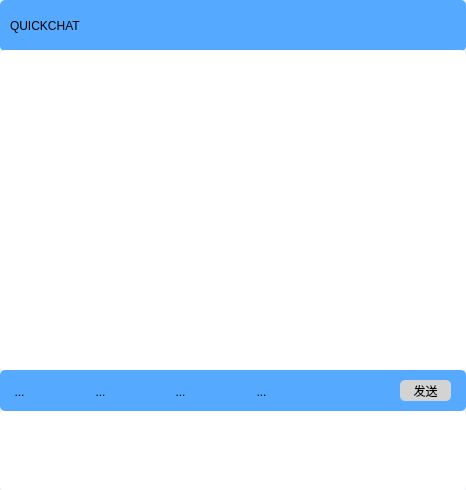
<?xml version="1.0" encoding="UTF-8"?>
<ui version="4.0">
 <class>Chat</class>
 <widget class="QWidget" name="Chat">
  <property name="geometry">
   <rect>
    <x>0</x>
    <y>0</y>
    <width>466</width>
    <height>490</height>
   </rect>
  </property>
  <property name="minimumSize">
   <size>
    <width>0</width>
    <height>0</height>
   </size>
  </property>
  <property name="maximumSize">
   <size>
    <width>595</width>
    <height>653</height>
   </size>
  </property>
  <property name="windowTitle">
   <string>Form</string>
  </property>
  <property name="styleSheet">
   <string notr="true">background-color:rgb(235, 242, 249);
border-radius:5</string>
  </property>
  <widget class="QFrame" name="upperFrame">
   <property name="geometry">
    <rect>
     <x>0</x>
     <y>0</y>
     <width>466</width>
     <height>51</height>
    </rect>
   </property>
   <property name="styleSheet">
    <string notr="true"> background-color:rgba(85, 170, 255,255);


</string>
   </property>
   <property name="frameShape">
    <enum>QFrame::StyledPanel</enum>
   </property>
   <property name="frameShadow">
    <enum>QFrame::Raised</enum>
   </property>
   <widget class="QLabel" name="titleLabel">
    <property name="geometry">
     <rect>
      <x>10</x>
      <y>10</y>
      <width>101</width>
      <height>31</height>
     </rect>
    </property>
    <property name="styleSheet">
     <string notr="true">font: 75 italic 13pt &quot;Arial&quot;;
background-color:rgba(255,255,255,0);</string>
    </property>
    <property name="text">
     <string>QUICKCHAT</string>
    </property>
   </widget>
   <widget class="QLabel" name="titleIcon">
    <property name="geometry">
     <rect>
      <x>120</x>
      <y>10</y>
      <width>41</width>
      <height>41</height>
     </rect>
    </property>
    <property name="styleSheet">
     <string notr="true">background-color:rgba(255,255,255,0);
image: url(:/chat-icon.png);</string>
    </property>
    <property name="text">
     <string/>
    </property>
   </widget>
   <widget class="QPushButton" name="closeButton_2">
    <property name="geometry">
     <rect>
      <x>440</x>
      <y>10</y>
      <width>15</width>
      <height>15</height>
     </rect>
    </property>
    <property name="minimumSize">
     <size>
      <width>15</width>
      <height>0</height>
     </size>
    </property>
    <property name="styleSheet">
     <string notr="true">QPushButton#closeButton_2 {
    border-radius:3px;
border-image:url(:/search close.png) no-repeat;;
}
QPushButton#closeButton_2:hover
{
    background-color:rgb(255, 0, 0)
}
</string>
    </property>
    <property name="text">
     <string/>
    </property>
   </widget>
   <widget class="QPushButton" name="minButton_2">
    <property name="geometry">
     <rect>
      <x>410</x>
      <y>10</y>
      <width>20</width>
      <height>20</height>
     </rect>
    </property>
    <property name="styleSheet">
     <string notr="true">border-radius:3px;
border-image:url(:/min.png) no-repeat;
</string>
    </property>
    <property name="text">
     <string/>
    </property>
   </widget>
  </widget>
  <widget class="QPlainTextEdit" name="messageEdit">
   <property name="geometry">
    <rect>
     <x>0</x>
     <y>410</y>
     <width>466</width>
     <height>81</height>
    </rect>
   </property>
   <property name="styleSheet">
    <string notr="true">background-color: rgb(255, 255, 255);
font: 75 10pt &quot;Microsoft YaHei UI&quot;;</string>
   </property>
   <property name="plainText">
    <string/>
   </property>
  </widget>
  <widget class="QListWidget" name="listWidget">
   <property name="geometry">
    <rect>
     <x>0</x>
     <y>50</y>
     <width>466</width>
     <height>321</height>
    </rect>
   </property>
   <property name="styleSheet">
    <string notr="true">background-color: rgb(255, 255, 255);
font: 75 10pt &quot;Microsoft YaHei UI&quot;;</string>
   </property>
  </widget>
  <widget class="QWidget" name="lowerWidget" native="true">
   <property name="geometry">
    <rect>
     <x>0</x>
     <y>370</y>
     <width>466</width>
     <height>41</height>
    </rect>
   </property>
   <property name="styleSheet">
    <string notr="true"> background-color: rgb(85, 170, 255)

</string>
   </property>
   <widget class="QPushButton" name="sendButton">
    <property name="geometry">
     <rect>
      <x>400</x>
      <y>10</y>
      <width>51</width>
      <height>21</height>
     </rect>
    </property>
    <property name="styleSheet">
     <string notr="true">QPushButton#sendButton{
font: 25 10pt &quot;Microsoft YaHei UI Light&quot;;
background-color: rgb(211, 211, 211)
}
QPushButton#sendButton:hover
{
background-color: rgb(124, 124, 124)
}


</string>
    </property>
    <property name="text">
     <string>发送</string>
    </property>
   </widget>
   <widget class="QWidget" name="layoutWidget">
    <property name="geometry">
     <rect>
      <x>10</x>
      <y>10</y>
      <width>261</width>
      <height>32</height>
     </rect>
    </property>
    <layout class="QHBoxLayout" name="horizontalLayout">
     <property name="sizeConstraint">
      <enum>QLayout::SetMinAndMaxSize</enum>
     </property>
     <item>
      <widget class="QToolButton" name="faceButton">
       <property name="maximumSize">
        <size>
         <width>23</width>
         <height>23</height>
        </size>
       </property>
       <property name="styleSheet">
        <string notr="true">border-style:flat;
background-color:rgba(255,255,255,0);
imgae: url(:/new/prefix1/rsc/1134168.png);</string>
       </property>
       <property name="text">
        <string>...</string>
       </property>
       <property name="icon">
        <iconset>
         <selectedon>:/smile.png</selectedon>
        </iconset>
       </property>
       <property name="iconSize">
        <size>
         <width>30</width>
         <height>30</height>
        </size>
       </property>
      </widget>
     </item>
     <item>
      <spacer name="horizontalSpacer">
       <property name="orientation">
        <enum>Qt::Horizontal</enum>
       </property>
       <property name="sizeHint" stdset="0">
        <size>
         <width>40</width>
         <height>20</height>
        </size>
       </property>
      </spacer>
     </item>
     <item>
      <widget class="QToolButton" name="videoButton">
       <property name="maximumSize">
        <size>
         <width>23</width>
         <height>23</height>
        </size>
       </property>
       <property name="styleSheet">
        <string notr="true">border-style:flat;
background-color:rgba(255,255,255,0);
imgae: url(:/new/prefix1/rsc/1134168.png);</string>
       </property>
       <property name="text">
        <string>...</string>
       </property>
       <property name="icon">
        <iconset>
         <selectedon>:/video.png</selectedon>
        </iconset>
       </property>
       <property name="iconSize">
        <size>
         <width>34</width>
         <height>34</height>
        </size>
       </property>
      </widget>
     </item>
     <item>
      <spacer name="horizontalSpacer_2">
       <property name="orientation">
        <enum>Qt::Horizontal</enum>
       </property>
       <property name="sizeHint" stdset="0">
        <size>
         <width>40</width>
         <height>20</height>
        </size>
       </property>
      </spacer>
     </item>
     <item>
      <widget class="QToolButton" name="voiceButton">
       <property name="maximumSize">
        <size>
         <width>23</width>
         <height>23</height>
        </size>
       </property>
       <property name="styleSheet">
        <string notr="true">border-style:flat;
background-color:rgba(255,255,255,0);
imgae: url(:/new/prefix1/rsc/1134168.png);</string>
       </property>
       <property name="text">
        <string>...</string>
       </property>
       <property name="icon">
        <iconset>
         <selectedon>:/voice.png</selectedon>
        </iconset>
       </property>
       <property name="iconSize">
        <size>
         <width>30</width>
         <height>30</height>
        </size>
       </property>
      </widget>
     </item>
     <item>
      <spacer name="horizontalSpacer_3">
       <property name="orientation">
        <enum>Qt::Horizontal</enum>
       </property>
       <property name="sizeHint" stdset="0">
        <size>
         <width>40</width>
         <height>20</height>
        </size>
       </property>
      </spacer>
     </item>
     <item>
      <widget class="QToolButton" name="fileButton">
       <property name="maximumSize">
        <size>
         <width>23</width>
         <height>23</height>
        </size>
       </property>
       <property name="styleSheet">
        <string notr="true">border-style:flat;
background-color:rgba(255,255,255,0);
imgae: url(:/new/prefix1/rsc/1134168.png);</string>
       </property>
       <property name="text">
        <string>...</string>
       </property>
       <property name="icon">
        <iconset>
         <selectedon>:/file.png</selectedon>
        </iconset>
       </property>
       <property name="iconSize">
        <size>
         <width>30</width>
         <height>30</height>
        </size>
       </property>
      </widget>
     </item>
    </layout>
   </widget>
  </widget>
 </widget>
 <resources/>
 <connections/>
</ui>
